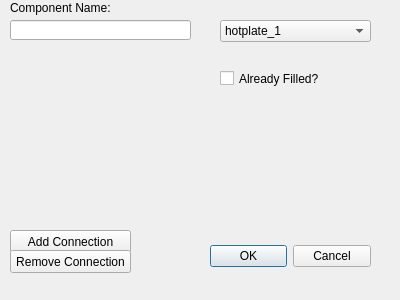
<?xml version="1.0" encoding="UTF-8"?>
<ui version="4.0">
 <class>Dialog</class>
 <widget class="QDialog" name="Dialog">
  <property name="geometry">
   <rect>
    <x>0</x>
    <y>0</y>
    <width>400</width>
    <height>300</height>
   </rect>
  </property>
  <property name="windowTitle">
   <string>Dialog</string>
  </property>
  <widget class="QDialogButtonBox" name="buttonBox">
   <property name="geometry">
    <rect>
     <x>210</x>
     <y>240</y>
     <width>161</width>
     <height>32</height>
    </rect>
   </property>
   <property name="orientation">
    <enum>Qt::Horizontal</enum>
   </property>
   <property name="standardButtons">
    <set>QDialogButtonBox::Cancel|QDialogButtonBox::Ok</set>
   </property>
  </widget>
  <widget class="QLineEdit" name="ComponentName">
   <property name="geometry">
    <rect>
     <x>10</x>
     <y>20</y>
     <width>181</width>
     <height>20</height>
    </rect>
   </property>
  </widget>
  <widget class="QWidget" name="verticalLayoutWidget_2">
   <property name="geometry">
    <rect>
     <x>10</x>
     <y>60</y>
     <width>111</width>
     <height>171</height>
    </rect>
   </property>
   <layout class="QVBoxLayout" name="Valves"/>
  </widget>
  <widget class="QLabel" name="label">
   <property name="geometry">
    <rect>
     <x>10</x>
     <y>0</y>
     <width>221</width>
     <height>16</height>
    </rect>
   </property>
   <property name="text">
    <string>Component Name:</string>
   </property>
  </widget>
  <widget class="QPushButton" name="AddConnection">
   <property name="geometry">
    <rect>
     <x>10</x>
     <y>230</y>
     <width>121</width>
     <height>23</height>
    </rect>
   </property>
   <property name="text">
    <string>Add Connection</string>
   </property>
  </widget>
  <widget class="QPushButton" name="RemoveConnection">
   <property name="geometry">
    <rect>
     <x>10</x>
     <y>250</y>
     <width>121</width>
     <height>23</height>
    </rect>
   </property>
   <property name="text">
    <string>Remove Connection</string>
   </property>
  </widget>
  <widget class="QComboBox" name="HotplateSelector">
   <property name="geometry">
    <rect>
     <x>220</x>
     <y>20</y>
     <width>151</width>
     <height>22</height>
    </rect>
   </property>
   <item>
    <property name="text">
     <string>hotplate_1</string>
    </property>
   </item>
   <item>
    <property name="text">
     <string>hotplate_2</string>
    </property>
   </item>
   <item>
    <property name="text">
     <string>hotplate_3</string>
    </property>
   </item>
   <item>
    <property name="text">
     <string>hotplate_4</string>
    </property>
   </item>
  </widget>
  <widget class="QCheckBox" name="IsUsed">
   <property name="geometry">
    <rect>
     <x>220</x>
     <y>70</y>
     <width>121</width>
     <height>17</height>
    </rect>
   </property>
   <property name="text">
    <string>Already Filled?</string>
   </property>
  </widget>
 </widget>
 <resources/>
 <connections>
  <connection>
   <sender>buttonBox</sender>
   <signal>accepted()</signal>
   <receiver>Dialog</receiver>
   <slot>accept()</slot>
   <hints>
    <hint type="sourcelabel">
     <x>248</x>
     <y>254</y>
    </hint>
    <hint type="destinationlabel">
     <x>157</x>
     <y>274</y>
    </hint>
   </hints>
  </connection>
  <connection>
   <sender>buttonBox</sender>
   <signal>rejected()</signal>
   <receiver>Dialog</receiver>
   <slot>reject()</slot>
   <hints>
    <hint type="sourcelabel">
     <x>316</x>
     <y>260</y>
    </hint>
    <hint type="destinationlabel">
     <x>286</x>
     <y>274</y>
    </hint>
   </hints>
  </connection>
 </connections>
</ui>
